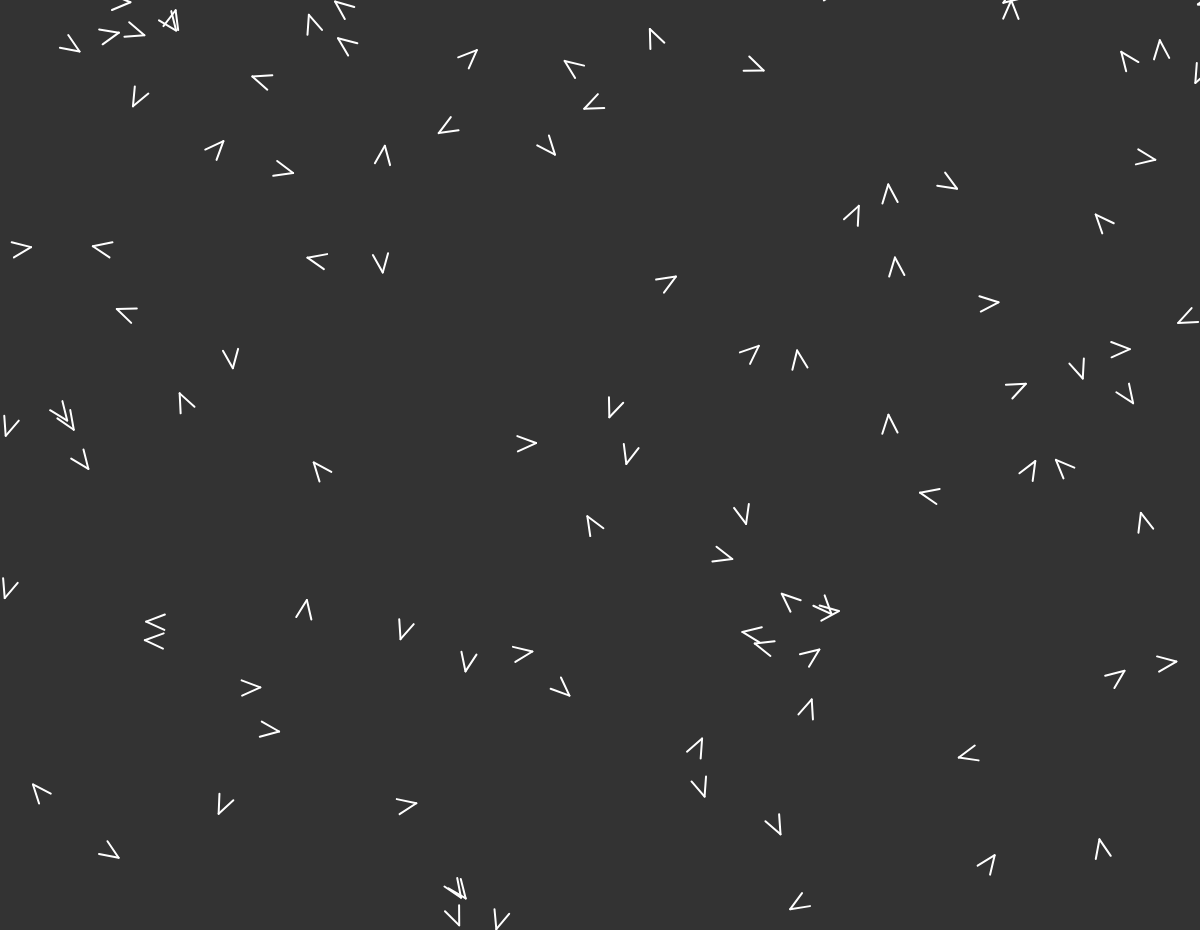
Frame 1 (no input)
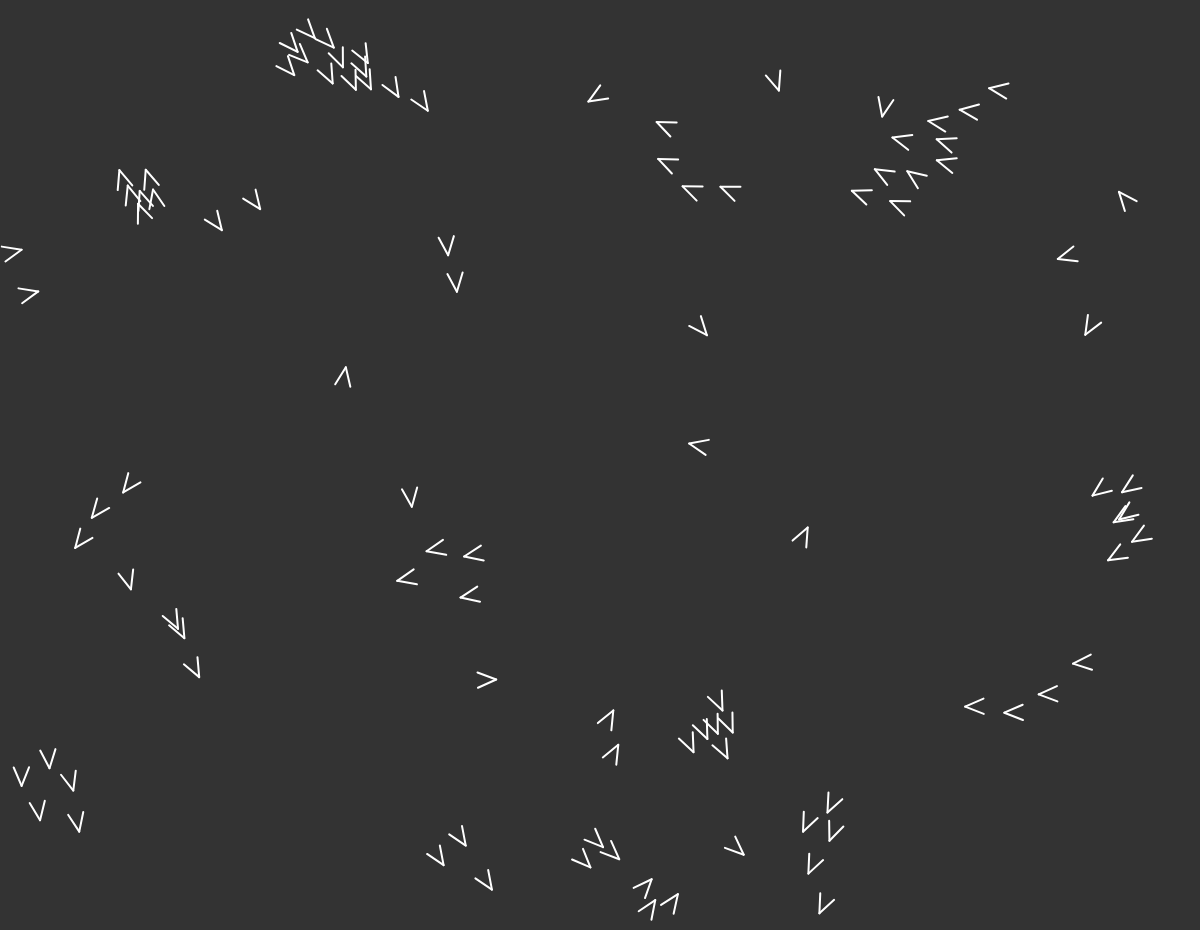
Frame 60 (no input)
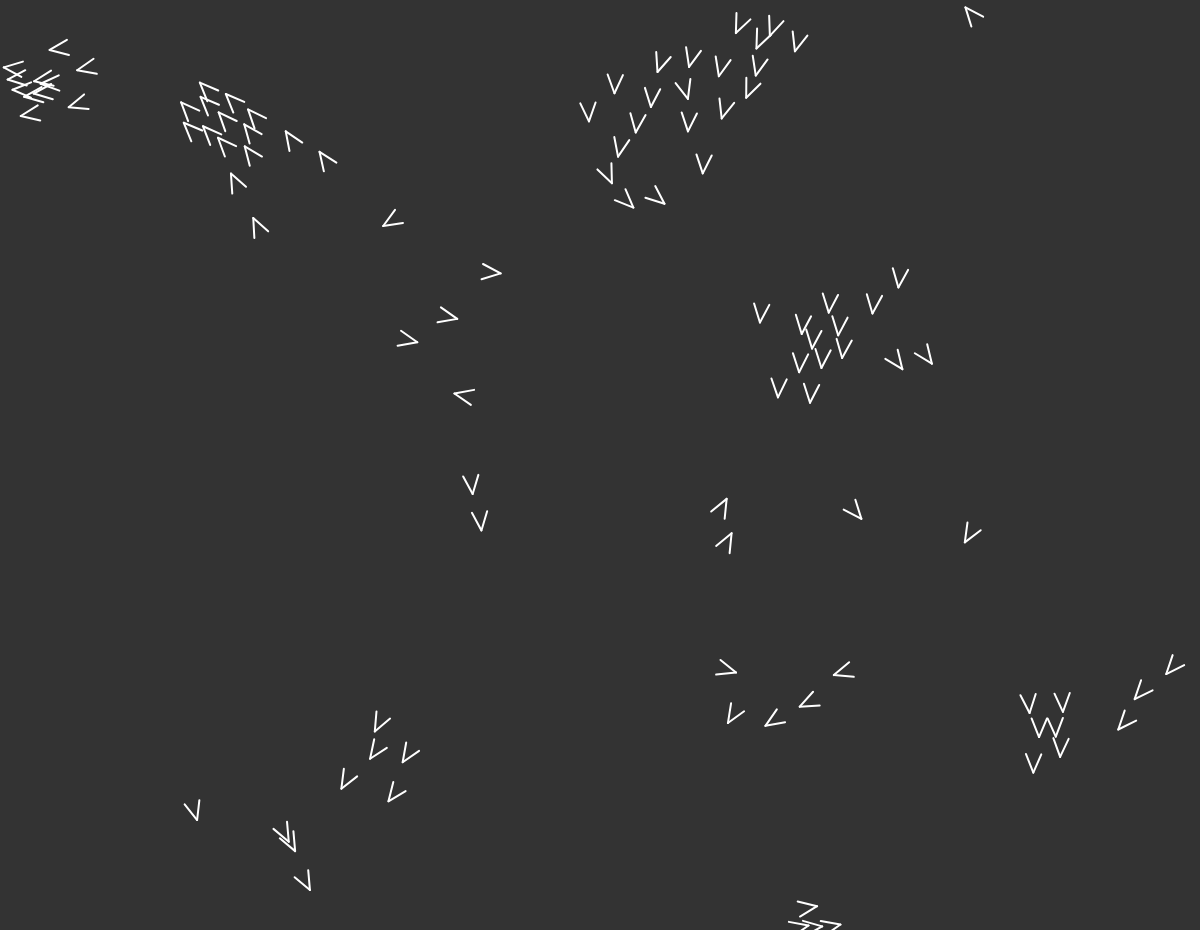
Frame 120 (the mouse pressed at the canvas centre since frame 60)

The p5.js sketch that drew these frames (run headless with seeded random() and noise() and a simulated clock; from frame 60 on, the mouse is pressed at the canvas centre):

// p5.js sketch
// ── sketch.js
const flock = [];
var canvas;
let num_boids = 100;
let alignSlider, cohesionSlider, separationSlider;

function windowResized() {
  canvas = createCanvas(windowWidth, windowHeight-70);
}

function setup() {
  canvas = createCanvas(windowWidth, windowHeight-70);
  canvas.position(0,70);
  canvas.style('z-index', '-1');
  alignSlider = createSlider(0, 5, 1, 0.1);
  cohesionSlider = createSlider(0, 5, 1, 0.1);
  separationSlider = createSlider(0, 5, 1, 0.1);
  
  for (let i=0; i < num_boids; i++) {
    flock.push(new Boid());
  }
}

function draw() {
  background(51);

  for (let boid of flock) { 
    boid.update(flock);
    boid.show();
  }
}

// ── boid.js
class Boid {
    constructor() {
        this.position = createVector(random(windowWidth), random(windowHeight));
        this.velocity = p5.Vector.random2D();
        this.velocity.setMag(random(0.5, 2.5));
        this.acceleration = createVector();
        this.maxForce = 1;
        this.maxSpeed = 4;
    }

    align(boids) {
        let perception = 50;
        let avg = createVector();
        let total = 0;
        for (let other of boids) {
            if (this.position.dist(other.position) < perception && other != this) {
                avg.add(other.velocity);
                total += 1;
            }
        }
        if (total > 0) {
            avg.div(total);
            avg.setMag(this.maxSpeed);
            let steering = avg.sub(this.velocity);
            return steering;
        }
        return createVector();
    }

    cohesion(boids) {
        let perception = 50;
        let avg = createVector();
        let total = 0;
        for (let other of boids) {
            if (this.position.dist(other.position) < perception && other != this) {
                avg.add(other.position);
                total += 1;
            }
        }
        if (total > 0) {
            avg.div(total);
            let steering = avg.sub(this.position);
            steering.setMag(this.maxSpeed);
            return steering;
        }
        return createVector();
    }

    separation(boids) {
        let perception = 50;
        let steering = createVector();
        let total = 0;
        for (let other of boids) {
            if (this.position.dist(other.position) < perception && other != this) {
                let diff = p5.Vector.sub(this.position, other.position);
                diff.setMag(1);
                diff.div(this.position.dist(other.position));
                steering.add(diff);
                total += 1;
            }
        }
        if (total > 0) {
            steering.div(total);
            steering.setMag(this.maxSpeed);
            return steering;
        }
        return createVector();
    }

    update(boids) {
        // Calculate the acceleration
        this.acceleration.mult(0);
        let alignment = this.align(boids);
        let cohesion = this.cohesion(boids);
        let separation = this.separation(boids);

        alignment.mult(alignSlider.value());
        cohesion.mult(cohesionSlider.value());
        separation.mult(separationSlider.value());

        this.acceleration.add(alignment);
        this.acceleration.add(cohesion);
        this.acceleration.add(separation);
        this.acceleration.limit(this.maxForce);

        // Time step position and velocity
        this.position.add(this.velocity);
        this.velocity.add(this.acceleration);
        this.velocity.setMag(this.maxSpeed);

        // Edges
        if (this.position.x > width) {this.position.x -= width}
        if (this.position.x < 0) {this.position.x += width}
        if (this.position.y > height) {this.position.y -= height}
        if (this.position.y < 0) {this.position.y += height}
        
    }

    show() {
        strokeWeight(2);
        stroke(255);
        let direction = this.velocity.copy().setMag(-20);
        direction.rotate(PI/8);
        line(this.position.x, this.position.y, this.position.x+direction.x, this.position.y+direction.y);
        direction.rotate(-PI/4);
        line(this.position.x, this.position.y, this.position.x+direction.x, this.position.y+direction.y);
        //point(this.position.x, this.position.y);
    }
}

// ── boids.html
<!DOCTYPE html>
<html style="font-size: 16px;">
  <head>
    <meta name="viewport" content="width=device-width, initial-scale=1.0">
    <meta charset="utf-8">
    <meta name="keywords" content="Contact">
    <meta name="description" content="">
    <meta name="page_type" content="np-template-header-footer-from-plugin">
    <title>Projects</title>
    <link rel="stylesheet" href="/nicepage.css" media="screen">
<link rel="stylesheet" href="/Contact.css" media="screen">
    <script class="u-script" type="text/javascript" src="/jquery.js" defer=""></script>
    <script class="u-script" type="text/javascript" src="/nicepage.js" defer=""></script>
    <script src="/libraries/p5.min.js"></script>
    <link id="u-theme-google-font" rel="stylesheet" href="https://fonts.googleapis.com/css?family=Roboto:100,100i,300,300i,400,400i,500,500i,700,700i,900,900i|Open+Sans:300,300i,400,400i,500,500i,600,600i,700,700i,800,800i">
    
    
    <script type="application/ld+json">{
		"@context": "http://schema.org",
		"@type": "Organization",
		"name": ""
}</script>
    <meta name="theme-color" content="#2eb9f7">
    <meta property="og:title" content="Contact">
    <meta property="og:type" content="website">
  </head>
  <body class="u-body u-xxl-mode"><header class="u-clearfix u-header u-header" id="sec-8911"><div class="u-clearfix u-sheet u-sheet-1">
        <nav class="u-align-left u-menu u-menu-dropdown u-offcanvas u-menu-1" data-responsive-from="XL">
          <div class="menu-collapse">
            <a class="u-button-style u-nav-link" href="#" style="padding: 4px 0px; font-size: calc(1em + 8px);">
              <svg class="u-svg-link" preserveAspectRatio="xMidYMin slice" viewBox="0 0 302 302" style=""><use xmlns:xlink="http://www.w3.org/1999/xlink" xlink:href="#svg-5c50"></use></svg>
              <svg xmlns="http://www.w3.org/2000/svg" xmlns:xlink="http://www.w3.org/1999/xlink" version="1.1" id="svg-5c50" x="0px" y="0px" viewBox="0 0 302 302" style="enable-background:new 0 0 302 302;" xml:space="preserve" class="u-svg-content"><g><rect y="36" width="302" height="30"></rect><rect y="236" width="302" height="30"></rect><rect y="136" width="302" height="30"></rect>
</g><g></g><g></g><g></g><g></g><g></g><g></g><g></g><g></g><g></g><g></g><g></g><g></g><g></g><g></g><g></g></svg>
            </a>
          </div>
          <div class="u-nav-container">
            <ul class="u-nav u-unstyled u-nav-1">
              </li><li class="u-nav-item"><a class="u-button-style u-nav-link u-text-active-palette-1-base u-text-hover-palette-2-base" href="/index.html" style="padding: 10px 20px;">Home</a>
              </li><li class="u-nav-item"><a class="u-button-style u-nav-link u-text-active-palette-1-base u-text-hover-palette-2-base" href="/online_projects/projects.html" style="padding: 10px 20px;">Projects</a>
              </li><li class="u-nav-item"><a class="u-button-style u-nav-link u-text-active-palette-1-base u-text-hover-palette-2-base" href="/Photography.html" style="padding: 10px 20px;">Photography</a>
              </li><li class="u-nav-item"><a class="u-button-style u-nav-link u-text-active-palette-1-base u-text-hover-palette-2-base" href="/Contact.html" style="padding: 10px 20px;">Contact</a>
              </li></ul>
          </div>
          <div class="u-nav-container-collapse">
            <div class="u-align-center u-black u-container-style u-inner-container-layout u-opacity u-opacity-95 u-sidenav">
              <div class="u-inner-container-layout u-sidenav-overflow">
                <div class="u-menu-close"></div>
                <ul class="u-align-center u-nav u-popupmenu-items u-unstyled u-nav-2">
                  </li><li class="u-nav-item"><a class="u-button-style u-nav-link" href="/index.html">Home</a>
                  </li><li class="u-nav-item"><a class="u-button-style u-nav-link" href="/online_projects/projects.html">Projects</a>
                  </li><li class="u-nav-item"><a class="u-button-style u-nav-link" href="/Photography.html">Photography</a>
                  </li><li class="u-nav-item"><a class="u-button-style u-nav-link" href="/Contact.html">Contact</a>
                  </li></ul>
              </div>
            </div>
            <div class="u-black u-menu-overlay u-opacity u-opacity-70"></div>
          </div>
        </nav>
      </div></header>
      <body>
        <script src="sketch.js"></script>
        <script src="boid.js"></script>
      </body>
  </body>
</html>
